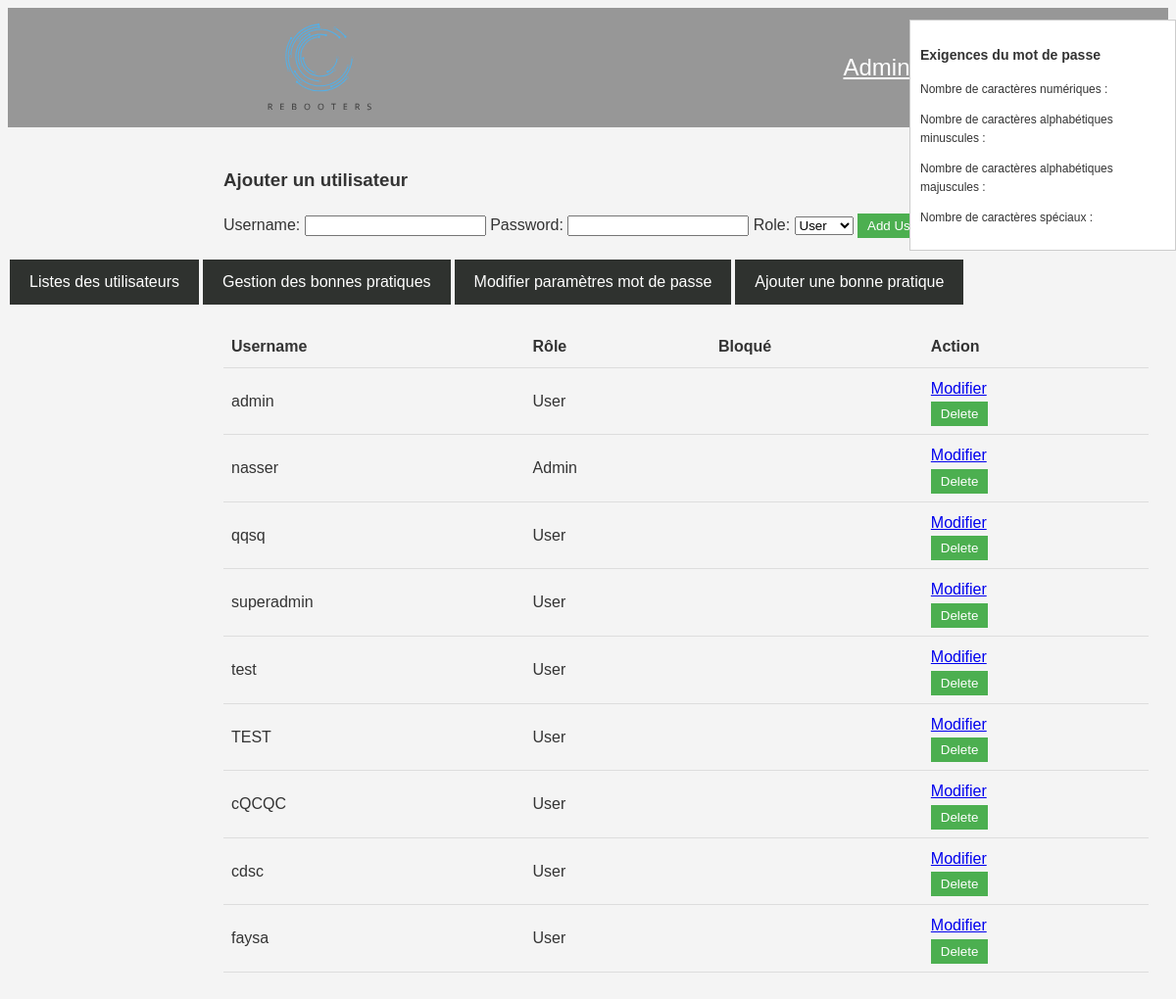
/Admin/admin_users_list.php, run on the app's committed database.
### tables this page shows
CREATE TABLE IF NOT EXISTS `utilisateurs` (
  `IDUtilisateur` int NOT NULL AUTO_INCREMENT,
  `NomUtilisateur` varchar(60) NOT NULL,
  `MotDePasse` varchar(255) NOT NULL,
  `TypeUtilisateur` enum('0','1','2') NOT NULL,
  `NBtentative` tinyint NOT NULL DEFAULT '0',
  `Bloque` tinyint(1) NOT NULL DEFAULT '0',
  PRIMARY KEY (`IDUtilisateur`)
);

### Admin/admin_users_list.php (the view, shortened to what this page needs)
<?php
    include("../Database/base.php");
    $stmt = $bd->prepare("SELECT NomUtilisateur, TypeUtilisateur, Bloque FROM Utilisateurs");
    $stmt->execute();
    $users = $stmt->fetchAll(PDO::FETCH_ASSOC);
    $currentUsername = $_SESSION['username'];
    $usernameToModify = isset($_GET['modify']) ? $_GET['modify'] : null;
?>
<!DOCTYPE html>
<html lang="fr">
<head>
  <link rel="stylesheet" href="/Styles/admin.css">
  <link href="https://maxcdn.bootstrapcdn.com/font-awesome/4.7.0/css/font-awesome.min.css" rel="stylesheet">
</head>
<body>
<nav>
    <div class="logo">
        <img src="Images/logo.svg" alt="REBOOTERS Logo" height="200" >
    </div>
    <div>
        <div class="user-menu">
            <a href="./admin_home.php" class="menu-button">Admin</a>
            <button class="user-button">☰</button>
        </div>
    </div>
</nav>
<div class="content">
    <h3>Ajouter un utilisateur</h3>
    <form action="../Database/add_user.php" method="post">
        <label for="username">Username:</label>
        <input type="text" id="username" name="username" required>
        <label for="password">Password:</label>
        <input type="password" id="password" name="password" required>
        <label for="role">Role:</label>
        <select id="role" name="role">
            <option value="0">User</option>
        </select>
        <button type="submit"> Add User </button>
    </form>
</div>
<?php
    $stmt = $bd->prepare("SELECT * FROM PasswordRequirements");
    $stmt->execute();
    $requirements = $stmt->fetch(PDO::FETCH_ASSOC);
    $n = $requirements['n'];
    $p = $requirements['p'];
    $q = $requirements['q'];
    $r = $requirements['r'];
?>
 <div class="requirements-container">
    <h3>Exigences du mot de passe</h3>
    <p>Nombre de caractères numériques : <?php echo $n; ?></p>
    <p>Nombre de caractères alphabétiques minuscules : <?php echo $p; ?></p>
    <p>Nombre de caractères alphabétiques majuscules : <?php echo $q; ?></p>
    <p>Nombre de caractères spéciaux : <?php echo $r; ?></p>
  </div>
<div class="menu">
    <a href="admin_users_list.php">Listes des utilisateurs</a>
    <a href="admin_bp.php">Gestion des bonnes pratiques</a>
    <a href="admin_banned_users.php">Modifier paramètres mot de passe</a>
    <a href="admin_add_bp.php">Ajouter une bonne pratique</a>
</div>
<div class="content">
    <table>
        <tr>
            <th>Username</th>
            <th>Rôle</th>
            <th>Bloqué</th>
            <th>Action</th>
        </tr>
        <?php foreach ($users as $user): ?>
            <tr>
                <td><?php echo htmlspecialchars($user['NomUtilisateur']); ?></td>
                <td><?php echo $user['TypeUtilisateur'] == 1 ? 'Admin' : 'User'; ?></td>
                <td><?php echo $user['Bloque'] == 1 ? 'Oui' : ''; ?></td>
                <td>
                    <?php if ($usernameToModify === $user['NomUtilisateur'] && $currentUsername !== $user['NomUtilisateur']): ?>
                    <?php else: ?>
                        <?php if ($currentUsername !== $user['NomUtilisateur']): ?>
                    <a href="?edit=<?php echo urlencode($user['NomUtilisateur']); ?>">Modifier</a>
                            <form action="../Database/delete_user.php" method="POST" onsubmit="return confirm('Are you sure ?');">
                                <button type="submit">Delete</button>
                            </form>
                        <?php endif; ?>
                    <?php endif; ?>
                </td>
            </tr>
        <?php endforeach; ?>
    </table>
</div>
</body>
</html>

### Styles/admin.css (style rules this page uses)
body { font-family: Arial, sans-serif; background: #f4f4f4; color: #333; line-height: 1.6; }
nav { background-color: #979797; color: white; padding: 1rem 0; display: flex; justify-content: space-around; align-items: center; }
.logo { font-size: 1.5rem; font-weight: bold; display: flex; align-items: center; height: 90px; }
.menu-button, .user-button { background: none; border: none; cursor: pointer; color: white; font-size: 1.5rem; }
.user-menu { position: relative; display: inline-block; }
.content { margin-left: 200px; padding: 20px; }
table { width: 100%; border-collapse: collapse; }
th, td { text-align: left; padding: 8px; border-bottom: 1px solid #ddd; }
.menu { display: flex; justify-content: flex-start; flex-wrap: wrap; }
.menu a { display: inline-block; padding: 10px 20px; margin: 2px; background-color: #2f322f; color: white; text-decoration: none; font-size: 16px; }
button { cursor: pointer; padding: 5px 10px; border: none; background-color: #4CAF50; color: white; }

### Admin/admin_users_list.php (style rules this page uses)
.requirements-container { position: fixed; top: 20px; right: 0; background: #fff; border: 1px solid #ccc; padding: 10px; z-index: 1000; width: 250px; font-size: 12px; }

### data on the page
utilisateurs: NomUtilisateur "admin", TypeUtilisateur "User"
utilisateurs: NomUtilisateur "nasser", TypeUtilisateur "Admin"
utilisateurs: NomUtilisateur "qqsq", TypeUtilisateur "User"
utilisateurs: NomUtilisateur "superadmin", TypeUtilisateur "User"
utilisateurs: NomUtilisateur "test", TypeUtilisateur "User"
utilisateurs: NomUtilisateur "TEST", TypeUtilisateur "User"
utilisateurs: NomUtilisateur "cQCQC", TypeUtilisateur "User"
utilisateurs: NomUtilisateur "cdsc", TypeUtilisateur "User"
utilisateurs: NomUtilisateur "faysa", TypeUtilisateur "User"
